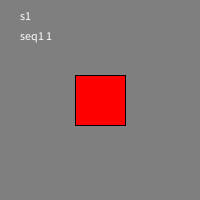
Frame 1 (no input)
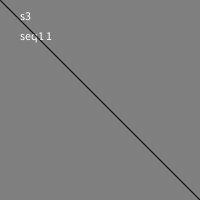
Frame 60 (the mouse pressed at the canvas centre just before this capture)
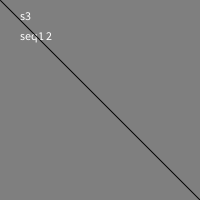
Frame 120 (the mouse held since frame 60 and released just before this capture)

The Processing sketch that drew these frames (run headless with seeded random() and noise(); from frame 60 on, the mouse is pressed at the canvas centre):

// Processing sketch: ScenesAndSequences
// ── ScenesAndSequences.pde
// https://forum.processing.org/topic/how-to-repeat-the-sequence

// repeat the sequence
int startTime;
 
void setup() {
  size(200, 200);
  frameRate(12);
}
 
void scene1() {
  text("s1", 20, 20);
  fill(255, 0, 0);
  rectMode(CENTER);
  rect(width/2, height/2, 50, 50);
}
 
void scene2() {
  text("s2", 20, 20);
  fill(0);
  ellipse(width/2, height/2, 50, 50);
}
 
void scene3() {
  text("s3", 20, 20);
  fill(255);
  line(0, 0, width, height);
}
 
int currentSeq = 1;
boolean seq1End = false;
int seq1Counter = 1;
boolean seq2End = false;
int seq2Counter = 1;
 
void draw() {
  background(127);
  fill(255);
  switch (currentSeq) {
  case 1:
    text("seq1 " + seq1Counter, 20, 40);
    seq1();
    if (seq1End) { // Last scene played
      seq1End = false; // To be restarted
      if (++seq1Counter > 3) { // If we havet exhausted the count of this sequence
        currentSeq++; // Go to next sequence
        seq2Counter = 1; // Which must start at 1
      }
    }
    break;
  case 2:
    text("seq2 " + seq2Counter, 20, 40);
    seq2();
    if (seq2End) {
      seq2End = false;
      if (++seq2Counter > 2) {
        currentSeq = 1; // Reset on last seq
        seq1Counter = 1;
      }
    }
    break;
  }
}
 
void seq1() {
  int m = millis() - startTime;
  if (m < 2000) {
    scene1();
  } else if (m < 4000) {
    scene2();
  } else if (m < 6000) {
    scene3();
  } else if (m < 8000) {
    startTime = millis();
    seq1End = true;
  }
}
 
void seq2() {
  int m = millis() - startTime;
  if (m < 2000) {
    scene3();
  } else if (m < 4000) {
    scene1();
  } else if (m < 6000) {
    scene2();
  } else if (m < 8000) {
    startTime = millis();
    seq2End = true;
  }
}
